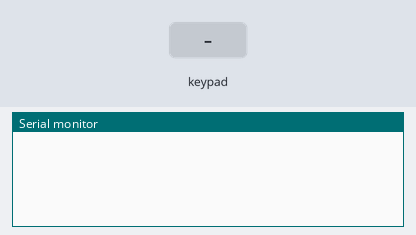
Bench run of a sketch on a simulated Arduino Uno, built with avr-gcc and run on an emulated ATmega328P. Parts: the last lines printed to the serial monitor. Wiring (inferred from the names in the program): 4×4 keypad with keys 1 2 3 A 4 5 6 B 7 8 9 C # 0 * D: rows pin 4, pin 5, pin 6, pin 7; columns pin 8, pin 9, pin 10, pin 11. The test bench sets the inputs (shaded band).

Above: at 1.2 s.
1.3 s: key '1' pressed
At 2.5 s:
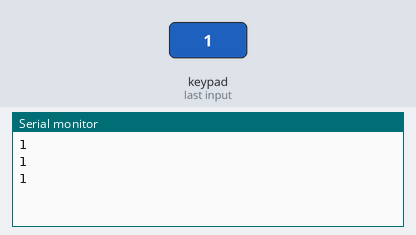
2.8 s: keypad keys 4 5 6 7 # pressed 0.4 s apart
At 5.1 s:
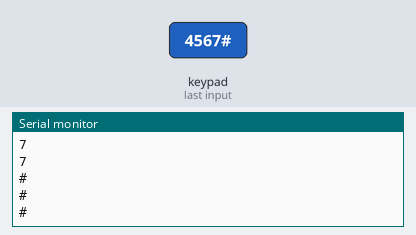
6.3 s: key 'A' pressed
At 7.0 s:
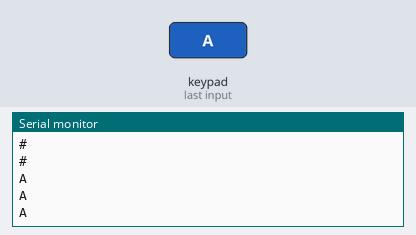
7.8 s: keypad keys 4 5 6 7 * pressed 0.4 s apart
At 10.8 s:
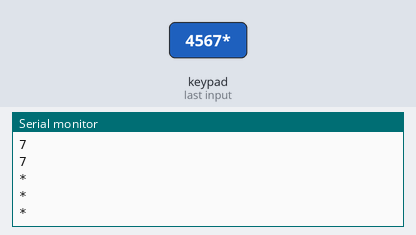
11.3 s: key 'B' pressed
At 12.0 s:
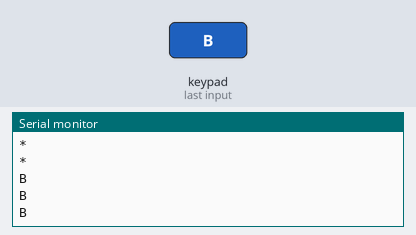
12.8 s: keypad keys 4 5 6 7 D pressed 0.4 s apart
At 15.2 s:
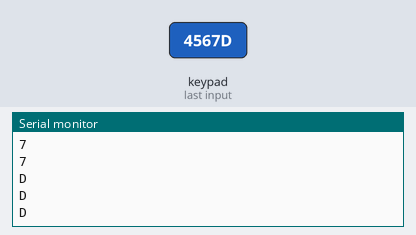
Timing chart, 0 to 16.7 s (numbered marks = the images above; inputs shaded):
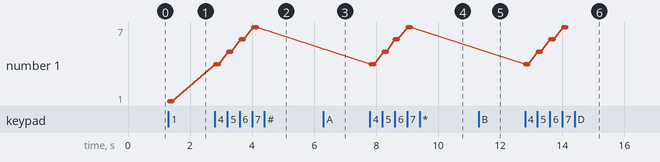

The sketch:

Teclado.ino
```cpp
const unsigned long period = 50;
unsigned long prevMillis = 0;

byte iRow = 0, iCol = 0;
const byte countRows = 4;
const byte countColumns = 4;

const byte rowsPins[countRows] = { 4,5,6,7};
const byte columnsPins[countColumns] = {8,9,10,11};

char keys[countRows][countColumns] = {
  { '1','2','3', 'A' },
  { '4','5','6', 'B' },
  { '7','8','9', 'C' },
  { '#','0','*', 'D' }
};

// Leer el estado del teclado
bool readKeypad()
{
  bool rst = false;

  // Barrido de columnas
  for (byte c = 0; c < countColumns; c++)
  {
    // Poner columna a LOW
    pinMode(columnsPins[c],OUTPUT);
    digitalWrite(columnsPins[c], LOW);

    // Barrer todas las filas comprobando pulsaciones
    for (byte r = 0; r < countRows; r++)
    {
      if (digitalRead(rowsPins[r]) == LOW)
      {
        // Pulsacion detectada, guardar fila y columna
        iRow = r;
        iCol = c;
        rst = true;
      }
    }
    // Devolver la columna a alta impedancia
    digitalWrite(columnsPins[c], HIGH);
    pinMode(columnsPins[c], INPUT);
  }
  return rst;
}

// Inicializacion
void setup()
{
  Serial.begin(9600);

  // Columnas en alta impedancia
  for (byte c = 0; c < countColumns; c++)
  {
    pinMode(columnsPins[c], INPUT);
    digitalWrite(columnsPins[c], HIGH);
  }

  // Filas en pullup
  for (byte r = 0; r < countRows; r++)
  {
    pinMode(rowsPins[r], INPUT_PULLUP);
  }
}

void loop()
{
  if (millis() - prevMillis > period)   // Espera no bloqueante
  {
    prevMillis = millis();
    if (readKeypad())   // Detección de tecla pulsada
    {
      Serial.println(keys[iRow][iCol]);   // Mostrar tecla
    }
  }
}
```

Measured:
- after the input at 1.3 s, the serial monitor: prints a new line at once (image 1)
- after the input at 2.8 s, the serial monitor: prints a new line at once (image 2)
- after the input at 6.3 s, the serial monitor: prints a new line after 0.05 s (image 3)
- after the input at 7.8 s, the serial monitor: prints a new line at once (image 4)
- after the input at 11.3 s, the serial monitor: prints a new line at once (image 5)
- after the input at 12.8 s, the serial monitor: prints a new line at once (image 6)
- plotted number 1: 1 → 7 after the input at 2.8 s
